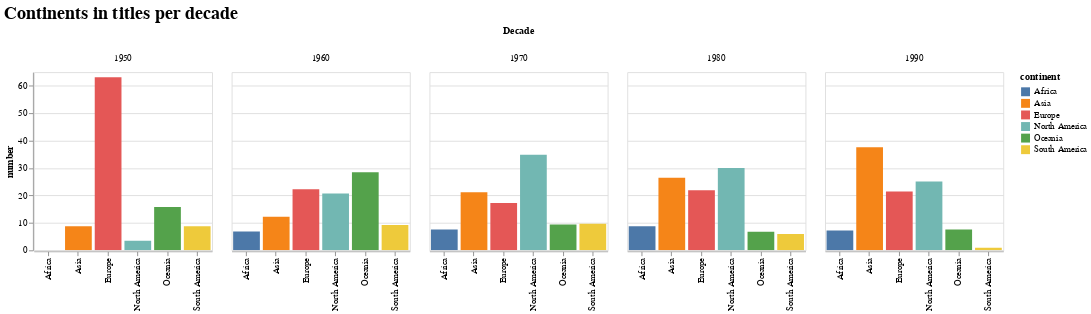

The cell this chart's notebook holds for it:
### Code cell
xc = alt.Chart(df_continent_decade).mark_bar().encode(
    alt.Y("article_title:Q", title='number'),
    alt.X('continent:N', title=''),
    color='continent:N',
    column=alt.Column('issue_decade:N', title='Decade')
).properties(
    width=200,
    height=200
).repeat(
    row=['issue_decade:N']
).interactive()
xc.properties(
    title='Continents in titles per decade'
).configure_title(
    fontSize=20,
    font='Verdana',
    align='center',
    color='black',
)

### Figure 1 — Vega-Lite specification as saved in the notebook (floating-point values rounded to 4 significant figures)
{"config": {"view": {"continuousWidth": 400, "continuousHeight": 300}, "title": {"align": "center", "color": "black", "font": "Verdana", "fontSize": 20}}, "repeat": {"row": ["issue_decade:N"]}, "spec": {"data": {"name": "data-4bfcc98048393e400aa2bbff3404fcb6"}, "mark": "bar", "encoding": {"color": {"type": "nominal", "field": "continent"}, "column": {"type": "nominal", "field": "issue_decade", "title": "Decade"}, "x": {"type": "nominal", "field": "continent", "title": ""}, "y": {"type": "quantitative", "field": "article_title", "title": "number"}}, "height": 200, "selection": {"selector001": {"type": "interval", "bind": "scales", "encodings": ["x", "y"]}}, "width": 200}, "title": "Continents in titles per decade", "$schema": "https://vega.github.io/schema/vega-lite/v4.8.1.json", "datasets": {"data-4bfcc98048393e400aa2bbff3404fcb6": [{"issue_decade": 1950, "continent": "Asia", "article_title": 8.772}, {"issue_decade": 1950, "continent": "Europe", "article_title": 63.16}, {"issue_decade": 1950, "continent": "North America", "article_title": 3.509}, {"issue_decade": 1950, "continent": "Oceania", "article_title": 15.79}, {"issue_decade": 1950, "continent": "South America", "article_title": 8.772}, {"issue_decade": 1960, "continent": "Africa", "article_title": 6.923}, {"issue_decade": 1960, "continent": "Asia", "article_title": 12.31}, {"issue_decade": 1960, "continent": "Europe", "article_title": 22.31}, {"issue_decade": 1960, "continent": "North America", "article_title": 20.77}, {"issue_decade": 1960, "continent": "Oceania", "article_title": 28.46}, {"issue_decade": 1960, "continent": "South America", "article_title": 9.231}, {"issue_decade": 1970, "continent": "Africa", "article_title": 7.576}, {"issue_decade": 1970, "continent": "Asia", "article_title": 21.21}, {"issue_decade": 1970, "continent": "Europe", "article_title": 17.27}, {"issue_decade": 1970, "continent": "North America", "article_title": 34.85}, {"issue_decade": 1970, "continent": "Oceania", "article_title": 9.394}, {"issue_decade": 1970, "continent": "South America", "article_title": 9.697}, {"issue_decade": 1980, "continent": "Africa", "article_title": 8.765}, {"issue_decade": 1980, "continent": "Asia", "article_title": 26.49}, {"issue_decade": 1980, "continent": "Europe", "article_title": 21.91}, {"issue_decade": 1980, "continent": "North America", "article_title": 30.08}, {"issue_decade": 1980, "continent": "Oceania", "article_title": 6.773}, {"issue_decade": 1980, "continent": "South America", "article_title": 5.976}, {"issue_decade": 1990, "continent": "Africa", "article_title": 7.267}, {"issue_decade": 1990, "continent": "Asia", "article_title": 37.6}, {"issue_decade": 1990, "continent": "Europe", "article_title": 21.48}, {"issue_decade": 1990, "continent": "North America", "article_title": 25.12}, {"issue_decade": 1990, "continent": "Oceania", "article_title": 7.583}, {"issue_decade": 1990, "continent": "South America", "article_title": 0.9479}]}}
